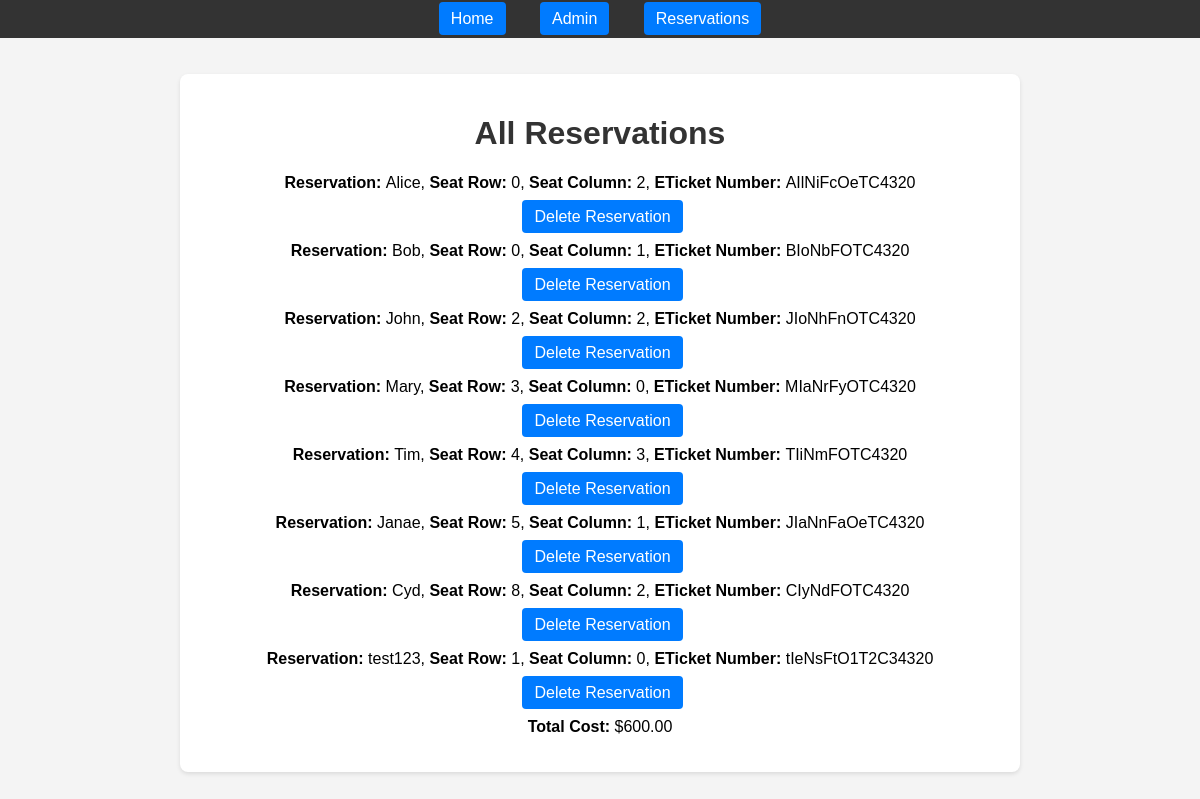
Page /viewReservations on the earlier database version.
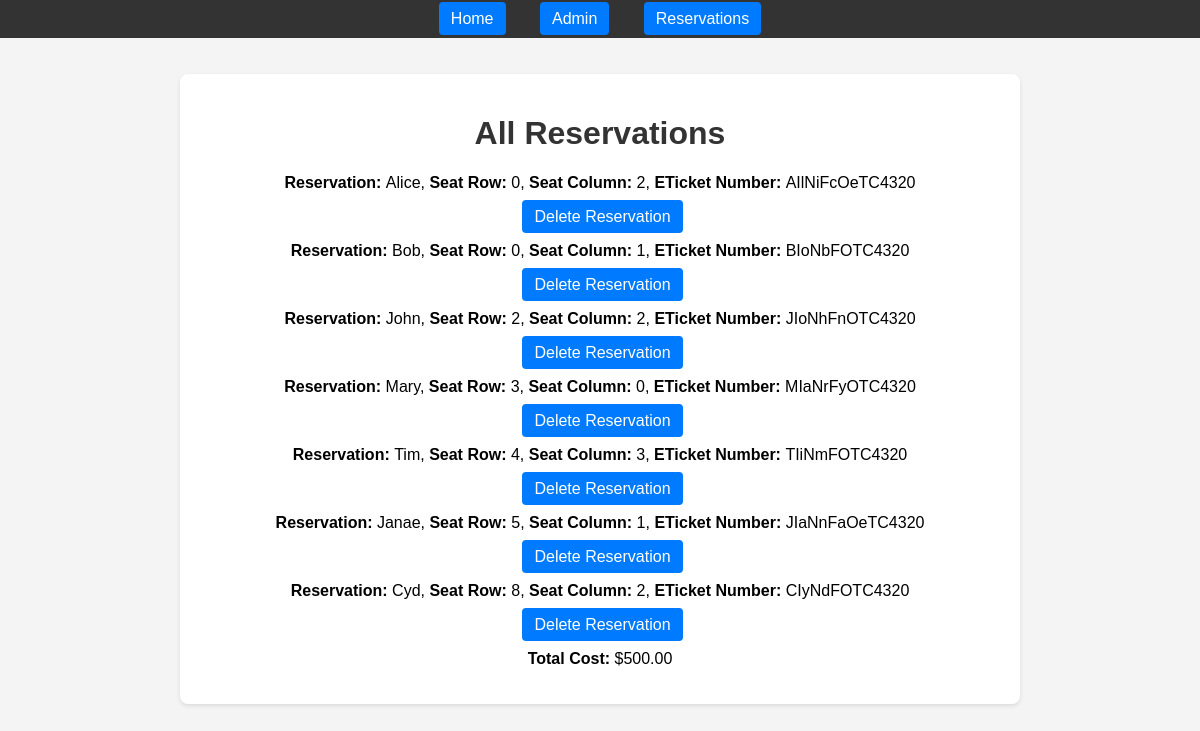
Same page on the later database version.
### app.py (models this page shows)
class Reservation(db.Model):
    __tablename__ = 'reservations'
    id = db.Column(db.Integer, primary_key=True, autoincrement=True)
    passengerName = db.Column(db.String, nullable=False)
    seatRow = db.Column(db.Integer, nullable=False)
    seatColumn = db.Column(db.Integer, nullable=False)
    eTicketNumber = db.Column(db.String, nullable=False)
    created = db.Column(db.DateTime, default=datetime.now)

### app.py (the view)
@app.route("/viewReservations", methods=['GET', 'POST'])
def viewReservations():
    mydb = get_db_connection()
    cursor = mydb.cursor()
    query = "SELECT * FROM reservations;"
    cursor.execute(query)
    reservations = cursor.fetchall()
    total_cost = calculate_total_cost()
    return render_template('viewReservations.html', reservations=reservations, total_cost=total_cost)

### app.py (called while the page is built)
def get_cost_matrix():
    cost_matrix = [[100, 75, 50, 100] for row in range(12)]
    return cost_matrix

def calculate_total_cost():
    reservations = Reservation.query.all()
    cost_matrix = get_cost_matrix()
    total = 0
    for reservation in reservations:
        row = reservation.seatRow
        col = reservation.seatColumn
        total += cost_matrix[row][col]
    return total

def get_db_connection():
    try:
        conn = sqlite3.connect('/app/database/reservations.db')
        conn.row_factory = sqlite3.Row
        return conn
    except sqlite3.Error as e:
        print(f"Database connection error: {e}")
        return None

### templates/viewReservations.html
{% extends "base.html" %}
{% block content %}
    <h1>{% block title %}All Reservations {% endblock %}</h1>
    {% for reservation in reservations %}
        <div class="post">
            <p><strong>Reservation: </strong> {{ reservation['passengerName'] }},
                <strong>Seat Row: </strong>{{ reservation['seatRow'] }},
                <strong>Seat Column: </strong>{{ reservation['seatColumn'] }},
                <strong>ETicket Number: </strong>{{ reservation['eTicketNumber'] }}</p>
                <a href="{{ url_for('delete_get', code=reservation['id']) }}">Delete Reservation</a>
        </div>
    {% endfor %}
    <p><strong>Total Cost: </strong>${{ "%.2f"|format(total_cost) }}</p>
{% endblock %}

Differences in the rows shown:
removed Reservation: passengerName "test123", seatRow "1", seatColumn "0", eTicketNumber "tIeNsFtO1T2C34320"
Other differences:
{{ "%.2f"|format(total_cost) }}: "600.00" → "500.00"
